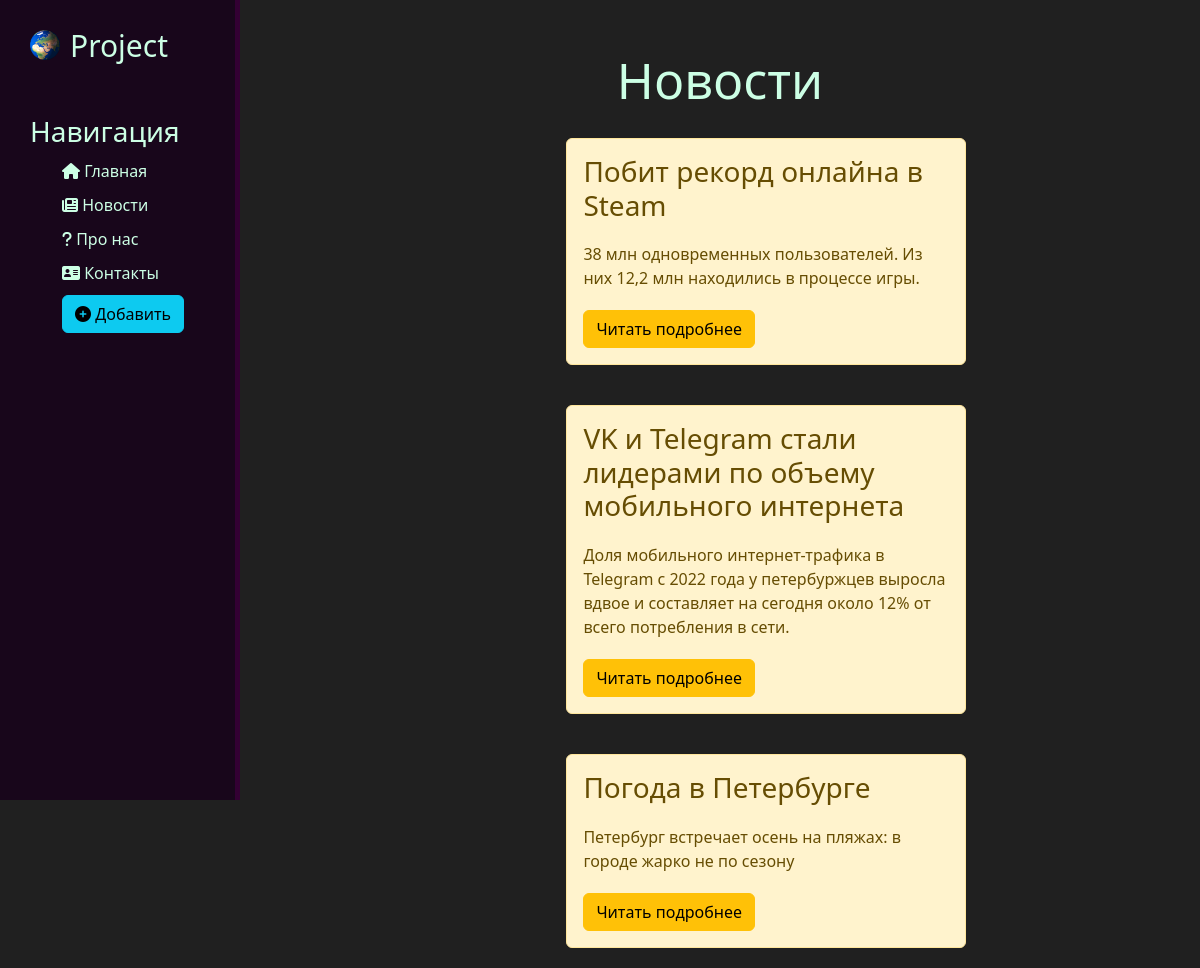
Page /news/ on the committed database.
### news/models.py (models this page shows, shortened)
class Articles(models.Model):
    title = models.CharField('Название', max_length=60)
    anons = models.CharField('Анонс', max_length=250)
    full_text = models.TextField('Статья')
    date = models.DateTimeField('Дата публикации')
    class Meta:
        verbose_name = 'Новость'
        verbose_name_plural = 'Новости'

### news/views.py (the view)
# urls.py: path('', views.news_home, name='news_home'),
def news_home(request):
    news = Articles.objects.order_by('-date')
    return render(request, 'news/news_home.html', {'news': news})

### news/templates/news/news_home.html (shortened to what this page needs)
{% extends 'main/layout.html' %}
{% block content %}
    <div class="features">
        <h1>Новости</h1>
        {% if news %}
            {% for el in news %}
                <div class="alert alert-warning">
                    <h3>{{ el.title }}</h3>
                    <p>{{ el.anons }}</p>
                    <a href="{% url 'news-detail' el.id %}" class="btn btn-warning">Читать подробнее</a>
                </div>
            {% endfor %}
        {% else %}
            <p>У вас нет записей!</p>
        {% endif %}
    </div>
{% endblock %}

### main/templates/main/layout.html (shortened to what this page needs)
{% load static %}
<!doctype html>
<html lang="en">
<head>
    <link rel="stylesheet" href="https://cdn.jsdelivr.net/npm/bootstrap@5.3.2/dist/css/bootstrap.min.css"></head>
    <link rel="stylesheet" href="{% static 'main/css/main.css' %}">
    <link rel="stylesheet" href="https://use.fontawesome.com/releases/v6.5.2/css/all.css">
<body>
    <aside>
        <img src="{% static 'main/img/earth.png' %}" alt="Логотип">
        <span class="logo">Project</span>
        <h3>Навигация</h3>
        <ul>
            <a href="{% url 'home' %}"><li><i class="fa-solid fa-house" ></i> Главная</li></a>
            <a href="{% url 'news_home' %}"><li><i class="fa-duotone fa-solid fa-newspaper"></i> Новости</li></a>
            <a href="{% url 'about' %}"><li><i class="fa-solid fa-question"></i> Про нас</li></a>
            <a href="{% url 'contacts' %}"><li><i class="fa-solid fa-address-card"></i> Контакты</li></a>
            <a href="{% url 'create' %}"><li><button class="btn btn-info"><i class="fas fa-plus-circle"></i> Добавить</li><a>
        </ul>
    </aside>
    <main>
        {% block content %}
        {% endblock %}
    </main>
</body>
</html>

### main/static/main/css/main.css (style rules this page uses)
body { background: #202020; color: #CCFFE5; }
aside { float: left; background: #18061B; width: 20%; padding: 2.5%; height: 100vh; color: #CCFFE5; border-right: 5px solid #330033; }
aside img { width: 30px; float: left; }
aside .logo { font-size: 30px; margin-left: 10px; position: relative; top: -7px; }
aside h3 { margin-top: 40px; }
aside ul { list-style: none }
aside ul li { color: #CCFFE5; display: block; margin-top: 10px; }
aside a { text-decoration: none; }
main .features { float: left; color: #CCFFE5; margin-top: 50px; text-align: center; width: 80%; }
main .features h1 { font-size: 50px; }
main .features p { max-width: 500px; margin: 20px auto }
.alert-warning { float: left; clear: both; width: 400px; margin: 20px 34%; text-align: left; }

### rows in the picture
Articles: title "Побит рекорд онлайна в Steam", anons "38 млн одновременных пользователей. Из них 12,2 млн находились в процессе игры."
Articles: title "VK и Telegram стали лидерами по объему мобильного интернета", anons "Доля мобильного интернет-трафика в Telegram с 2022 года у петербуржцев выросла вдвое и составляет на сегодня около 12% от всего потребления в сети."
Articles: title "Погода в Петербурге", anons "Петербург встречает осень на пляжах: в городе жарко не по сезону"
